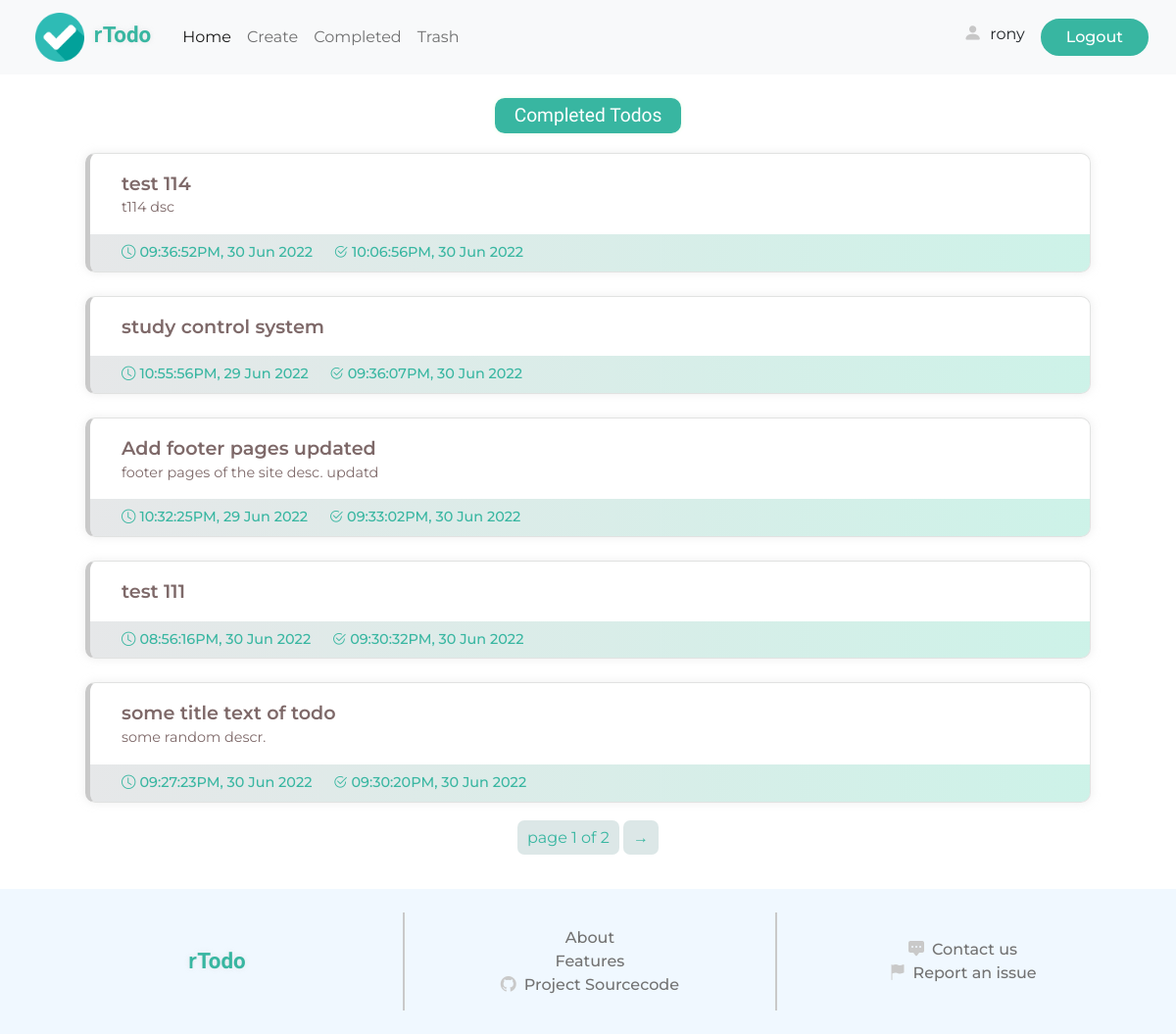
The app's page /completed/ (signed in) with its own data.
### todo/models.py (models this page shows, shortened)
class Todo(models.Model):
    user = models.ForeignKey(User, on_delete=models.CASCADE)
    title = models.CharField(max_length=100)
    description = models.CharField(max_length=250, blank=True, null=True)
    added = models.DateTimeField(auto_now_add=True)
    completed = models.DateTimeField(blank=True, null=True)
    important = models.BooleanField(default=False)
    complete = models.BooleanField(default=False)
    trashed = models.BooleanField(default=False)

### todo/views.py (the view)
# urls.py: path('completed/', views.completed_todo, name="completed"),
def completed_todo(request):
    context = {}
    todos = Todo.objects.filter(user=request.user, complete=True).order_by('-completed')
    paginator = Paginator(todos, 5)
    todos_page = paginator.get_page(request.GET.get('page'))
    context['username'] = request.user.username
    context['todos'] = todos_page
    context['num_todos'] = len(todos)
    context['paginator'] = get_paginator_context(todos_page)
    return render(request, 'todo/completed.html', context=context)

### todo/utils.py (called while the page is built)
def get_paginator_context(page):
    info = {}
    info['current_page'] = page.number
    info['total_page'] = page.paginator.num_pages
    info['has_more_page'] = page.has_previous() or page.has_next()
    info['has_prev'] = page.has_previous()
    info['has_next'] = page.has_next()
    return info

### todo/templates/todo/completed.html (shortened to what this page needs)
<!DOCTYPE html>
<html lang="en">
<head>
    {% load static %}
    <link href="https://cdn.jsdelivr.net/npm/bootstrap@5.2.0-beta1/dist/css/bootstrap.min.css" rel="stylesheet">
    <link rel="stylesheet" href="https://cdn.jsdelivr.net/npm/bootstrap-icons@1.8.3/font/bootstrap-icons.css">
    <link rel="stylesheet" href="{% static 'styles/style.css' %}">
</head>
<body>
    <header>
      <nav class="navbar navbar-expand-md bg-light">
          <div class="container-fluid">
            <a class="navbar-brand d-block ms-4 me-4" href="{% url 'home' %}">
                <img src="{% static 'images/checked.png' %}" alt="">
                <span class="site-title ms-1"> <span class="r">r</span>Todo</span>
            </a>
            <div class="collapse navbar-collapse" id="navbarSupportedContent">
              <ul class="navbar-nav me-auto mb-2 mb-lg-0">
                <li class="nav-item">
                  <a class="nav-link active" aria-current="page" href="{% url 'todos' %}">Home</a>
                </li>
                <li class="nav-item">
                  <a class="nav-link" href="{% url 'create' %}">Create</a>
                </li>
                <li class="nav-item">
                  <a class="nav-link" href="{% url 'completed' %}">Completed</a>
                </li>
                <li class="nav-item">
                  <a class="nav-link" href="{% url 'trashed' %}">Trash</a>
                </li>
              </ul>
              <div class="d-flex account me-3">
                  <div class="profile me-3">
                      <i class="bi bi-person-fill me-1"></i>
                      <a href="{% url 'stats' %}">{{ username }}</a>
                  </div>
                  <form action="{% url 'logout' %}">
                      <input type="submit" value="Logout" class="btn-1">
                  </form>
              </div>
            </div>
          </div>
      </nav>
    </header>
    <div class="main-container">
      {% if todos %}
      <div class="active-info">
        <div class="info-container">
          <div class="label page-lebel">Completed Todos</div>
        </div>
      </div>
      <div class="todo-container" id="todos">
        {% for todo in todos %}
        <div class="todo completed-todo">
          <div class="detail">
            <div class="title">{{ todo.title }}</div>
            {% if todo.description %}
            <div class="description">
              <span>{{ todo.description }}</span>
            </div>
            {% endif %}
          </div>
          <div class="bottom">
            <div class="added">
              <i class="bi bi-clock me-1"></i><span>{{ todo.added|date:"h:i:sA, j M o" }}</span>
            </div>
            <div class="completed">
              <i class="bi bi-check2-circle me-1"></i><span>{{ todo.completed|date:"h:i:sA, j M o" }}</span>
            </div>
          </div>
        </div>
        {% endfor %}
        {% if paginator.has_more_page %}
        <div class="paginator">
          <div class="inner">
              <ul>
                  <li>page {{ paginator.current_page }} of {{ paginator.total_page }}</li>
                  {% if paginator.has_next %}<a href="?page={{ todos.next_page_number }}"><li>&#8594;</li></a>{% endif %}
              </ul>
          </div>
        </div>
        {% endif %}
      </div>
      {% endif %}
    </div>
    <footer>
        <div class="upper">
            <div class="col-1">
                <div class="site-title">
                    <span class="r">r</span>Todo
                </div>
            </div>
            <div class="vl"></div>
            <div class="col-2">
                <a href="#">About</a>
                <a href="#">Features</a>
                <a href="#"><i class="bi bi-github"></i>Project Sourcecode</a>
            </div>
            <div class="vl"></div>
            <div class="col-3">
                <a href="#"><i class="bi bi-chat-square-dots-fill"></i>Contact us</a>
                <a href="#"><i class="bi bi-flag-fill"></i>Report an issue</a>
            </div>
        </div>
    </footer>
</body>
</html>

### records on screen
Todo: title "test 114", description "t114 dsc", added "09:36:52PM, 30 Jun 2022", completed "10:06:56PM, 30 Jun 2022"
Todo: title "study control system", added "10:55:56PM, 29 Jun 2022", completed "09:36:07PM, 30 Jun 2022"
Todo: title "Add footer pages updated", description "footer pages of the site desc. updatd", added "10:32:25PM, 29 Jun 2022", completed "09:33:02PM, 30 Jun 2022"
Todo: title "test 111", added "08:56:16PM, 30 Jun 2022", completed "09:30:32PM, 30 Jun 2022"
Todo: title "some title text of todo", description "some random descr.", added "09:27:23PM, 30 Jun 2022", completed "09:30:20PM, 30 Jun 2022"

### other values on screen
{{ username }} "rony"
{{ paginator.current_page }} "1"
{{ paginator.total_page }} "2"
